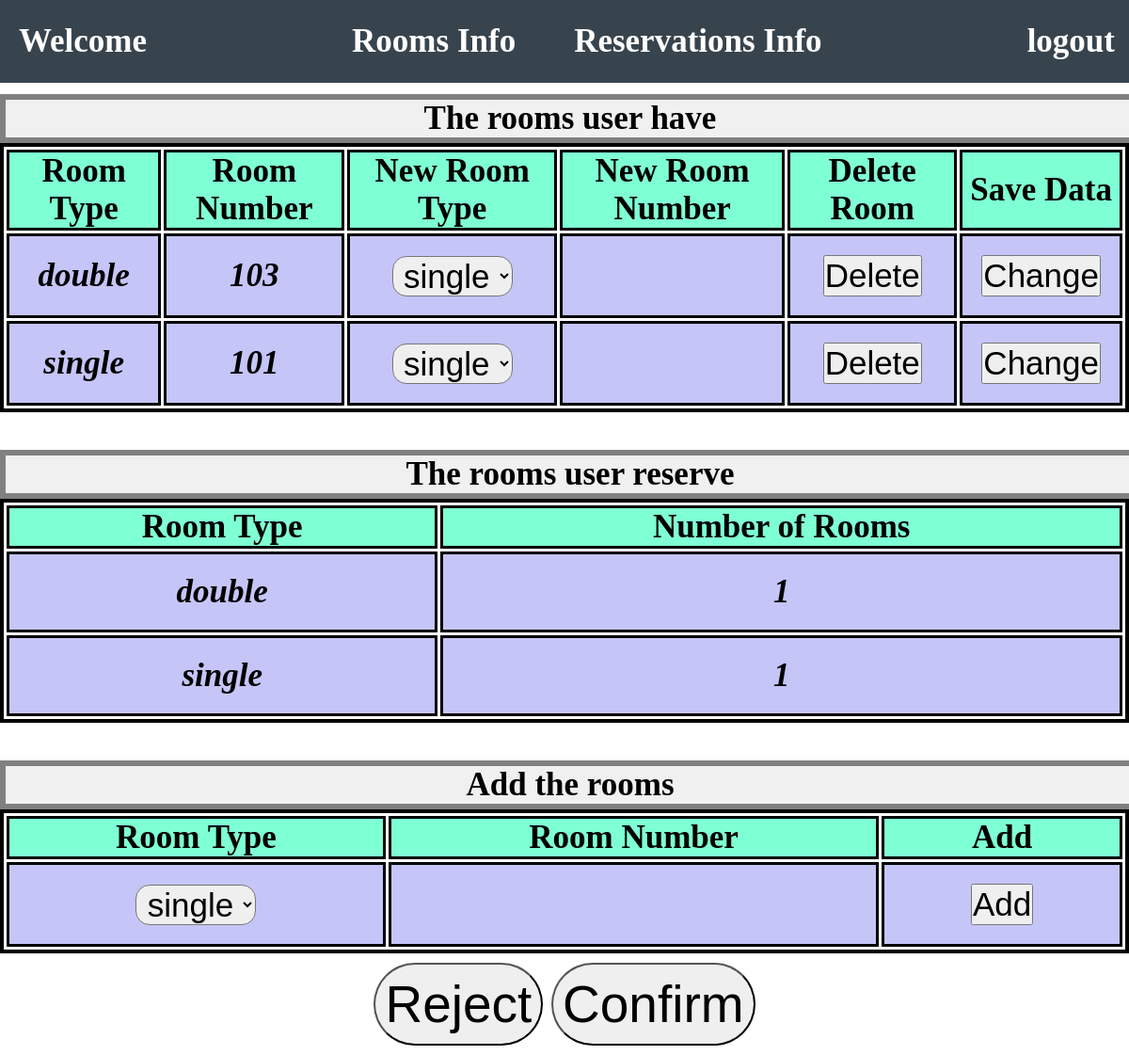
The page /Receptionist/conf_rej_wait_res2.php?ReservationId=4 on the database its author committed.
### tables this page shows
CREATE TABLE `tbl_reservation_current` (
  `ReservationDetailsId` int(11) NOT NULL,
  `ReservationId` int(11) NOT NULL,
  `RoomId` int(11) NOT NULL
);

CREATE TABLE `tbl_room_details` (
  `RoomTypeId` int(11) NOT NULL,
  `RoomType` varchar(11) NOT NULL,
  `RoomFees` int(11) NOT NULL
);

CREATE TABLE `tbl_room` (
  `RoomId` int(11) NOT NULL,
  `RoomNo` int(11) NOT NULL,
  `Avalibilty` enum('available','not_available') NOT NULL,
  `RoomTypeId` int(11) NOT NULL
);

CREATE TABLE `tbl_reservation_comming` (
  `ReservationDetailsCommingId` int(11) NOT NULL,
  `ReservationId` int(11) NOT NULL,
  `RoomTypeId` int(11) NOT NULL,
  `NumberOfRooms` int(11) NOT NULL
);

### Receptionist/conf_rej_wait_res2.php (the view, shortened to what this page needs)
<?php include("../includes/connection.php"); ?>
<html>
    <head>
        <link rel="stylesheet" href="styles/header-style.css">
        <link rel="stylesheet" href="styles/conf_rej_wait2.css">
    </head>
    <body>
        <div class = "after-header" >
            <h1 style = "border: 6px solid gray; background-color: #f0f0f0; width: 100%; text-align: center; ">
                The rooms user have
            </h1>
            <div class = "rooms">
            <?php
                    $sql_get_rooms = "select RoomId FROM tbl_reservation_current WHERE ReservationId = " . $_GET['ReservationId'];
                    $result_get_rooms = $con->query($sql_get_rooms);
                    if($result_get_rooms->num_rows > 0)
                    {
                        echo "<table>
                        <tr> <th>Room Type</th> <th>Room Number</th> <th>New Room Type</th> <th>New Room Number</th> <th>Delete Room </th> <th>Save Data</th></tr>";
                        $counter = 0;
                        while($row_room_id = $result_get_rooms->fetch_array())
                        {
                            $sql_get_room_data = "select RoomNo, RoomTypeId FROM tbl_room WHERE RoomId = " . $row_room_id['RoomId'];
                            $result_room_data = $con->query($sql_get_room_data);
                            $row_room_data = $result_room_data->fetch_array();
                            $sql_get_room_type = "select RoomType FROM tbl_room_details WHERE RoomTypeId = " . $row_room_data['RoomTypeId'];
                            $result_room_type = $con->query($sql_get_room_type);
                            $row_room_type = $result_room_type->fetch_array();
                            $sql_get_room_types = "select RoomType FROM tbl_room_details";
                            $result_room_types = $con->query($sql_get_room_types);
                            echo "<tr>
                            <td>" . $row_room_type['RoomType'] . "</td>
                            <td id = \"old_room_num_".$counter."\">" . $row_room_data['RoomNo'] . "</td>
                            <td> <select id = \"types_".$counter."\" onchange = \"getRooms(".$counter.")\"> ";
                            while($row_room_types = $result_room_types->fetch_array())
                            {
                                echo "<option value = \"". $row_room_types['RoomType'] . "\" > ";
                                echo $row_room_types['RoomType'];
                                echo " </option> ";
                            }
                            echo "</select></td>";
                            echo "<td id = \"new_rooms_".$counter."\"></td>
                            <td> <input type = \"button\" value = \"Delete\" onclick = \"delRoom(".$counter.")\"></td>
                            <td> <input type = \"button\" value = \"Change\" onclick = \"chanRooms(".$counter.")\"></td>
                            </tr>";
                            $counter++;
                        }
                        echo "</table>";
                    }
                    else
                    {
                        echo "<h1 style = \"text-align: center; padding-top: 100px;\">No Data Available</h1>";
                    }
                ?>
            </div>
            <br>
            <h1 style = "border: 6px solid gray; background-color: #f0f0f0; width: 100%; text-align: center; ">
                The rooms user reserve
            </h1>
            <div class = "rooms">
                <?php
                    $sql_get_rooms_id_user_reserve = "select RoomTypeId, NumberOfRooms FROM tbl_reservation_comming WHERE ReservationId = ". $_GET['ReservationId'];
                    $result_get_rooms_id_user_reserve = $con->query($sql_get_rooms_id_user_reserve);
                    if($result_get_rooms_id_user_reserve->num_rows > 0)
                    {
                        echo "<table>
                        <tr> <th>Room Type</th> <th>Number of Rooms</th></tr>";
                        while($row_rooms_id_user_reserve = $result_get_rooms_id_user_reserve->fetch_array())
                        {
                            $sql_get_room_type = "select RoomType FROM tbl_room_details WHERE RoomTypeId = " . $row_rooms_id_user_reserve['RoomTypeId'];
                            $result_get_room_type = $con->query($sql_get_room_type);
                            $row_room_type = $result_get_room_type->fetch_array();
                            echo"<tr>
                                    <td>".$row_room_type['RoomType']."</td>
                                    <td>".$row_rooms_id_user_reserve['NumberOfRooms']."</td>
                                </tr>";
                        }
                        echo "</table>";
                    }
                    else{
                        echo "<h1 style = \"text-align: center; padding-top: 100px;\">No Data Available</h1>";
                    }
                ?>
            </div>
            <br>
            <h1 style = "border: 6px solid gray; background-color: #f0f0f0; width: 100%; text-align: center; ">
                Add the rooms
            </h1>
            <table>
                <tr>
                    <th>Room Type</th>
                    <th>Room Number</th>
                    <th>Add</th>
                </tr>
                <tr>
                    <?php
                        $sql_get_room_types = "select RoomType FROM tbl_room_details";
                        $result_room_types = $con->query($sql_get_room_types);
                        echo "<td><select id = \"add_new_room_select\" onchange = \"getNewRoom()\"> ";
                        while($row_room_types = $result_room_types->fetch_array())
                        {
                            echo "<option value = \"". $row_room_types['RoomType'] . "\" > ";
                            echo $row_room_types['RoomType'];
                            echo " </option> ";
                        }
                        echo "</select></td>";
                        echo "<td id = \"add_new_room_options\">  </td>";
                    ?>
                    <td><input type = "button" value = "Add" onclick = "add_new_room()"></td>
                </tr>
            </table>
            <?php
                echo "<div class = \"buttons\">
                        <input type = \"button\" value = \"Reject\" onclick = \"rej(".$_GET['ReservationId'].")\">
                        <input type = \"button\" value = \"Confirm\" onclick = \"conf(".$_GET['ReservationId'].")\">
                    </div>";
            ?>
        </div>
    </body>
</html>

### Receptionist/styles/header-style.css (style rules this page uses)
* { padding: 0; margin: 0; font-size: 35px; }
header { font-size: 25px; font-weight: bold; background-color: #38444d; color: white; width: 100%; position: fixed; display: flex; justify-content: space-between; align-items: center; padding: 10px; z-index: 999; }
header p { padding-left: 10px; }
nav a { text-decoration: none; color: white; padding-right: 25px; }
nav li { padding-left: 15px; padding-right: 15px; }
li { float: left; }
li a, .dropbtn { display: inline-block; color: white; text-align: center; padding: 14px 16px; text-decoration: none; }
li.dropdown { display: inline-block; }

### Receptionist/styles/conf_rej_wait2.css (style rules this page uses)
div.after-header { padding-top: 100px; width: 100%; }
div.rooms { width: 100%; }
table { width: 100%; border: 4px solid; border-spacing: 3px; }
table td { padding: 20px; background-color: #c5c5f8; text-align: center; border: 3px solid; border-spacing: 3px; font-weight: bold; font-style: italic; }
table th { border: 3px solid; border-spacing: 3px; background-color: aquamarine; }
select { border-radius: 15px; text-align: center; }
div.buttons { padding: 10px; text-align: center; }
div.buttons input { border-radius: 50px; padding: 10px; font-size: 55px; }

### rows shown on the page
tbl_reservation_current: tbl_room_details.RoomType "double", RoomId.RoomNo "103"
tbl_reservation_current: tbl_room_details.RoomType "single", RoomId.RoomNo "101"
tbl_reservation_comming: RoomTypeId.RoomType "double", NumberOfRooms "1"
tbl_reservation_comming: RoomTypeId.RoomType "single", NumberOfRooms "1"

### other values the page prints
form field value "single"
